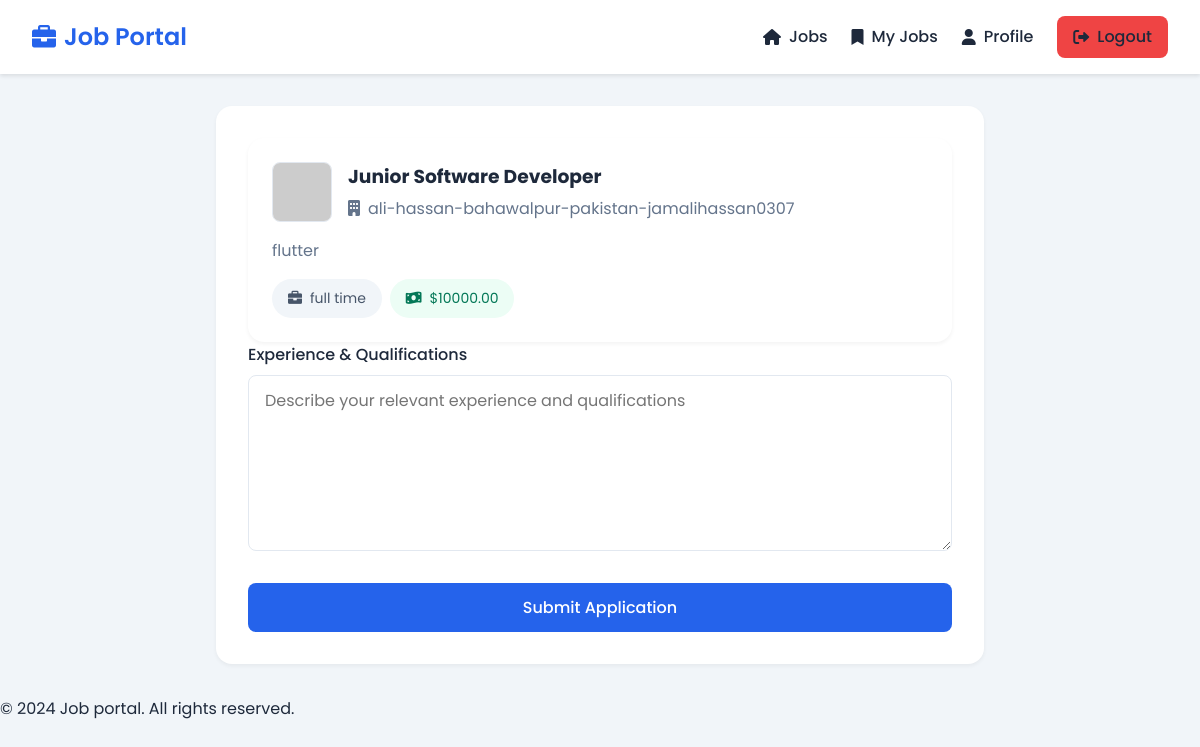
Screenshot of /apply-job/1/ (signed in) with the database file from the repository.
### myapp/models.py (models this page shows, shortened)
class Job(models.Model):
    title = models.CharField(max_length=100)
    description = models.TextField()
    company = models.CharField(max_length=100)
    logo = models.TextField(null=True, blank=True)
    jobType = models.CharField(max_length=50)
    salary = models.DecimalField(max_digits=10, decimal_places=2)
    createdAt = models.BigIntegerField()
    user = models.ForeignKey(User, on_delete=models.CASCADE)

### myapp/views.py (the view, shortened to what this page needs)
# urls.py: path('apply-job/<int:job_id>/', views.apply_job, name='apply_job'),
@login_required
def apply_job(request, job_id):
    job = get_object_or_404(Job, id=job_id)
    return render(request, 'apply_job.html', {'job': job})

### templates/apply_job.html (shortened to what this page needs)
{% extends 'base.html' %}
{% block content %}
<div class="container">
  <div class="profile-container">
    <div class="job-card">
      <div class="job-card-header">
        <div class="job-logo">
          <img src="{{ job.logo|default:'https://via.placeholder.com/60' }}"
               alt="{{ job.company }}"
               onerror="this.src='https://via.placeholder.com/60'">
        </div>
        <div class="job-title">
          <h3>{{ job.title }}</h3>
          <div class="job-company">
            <i class="fas fa-building"></i>
            {{ job.company }}
          </div>
        </div>
      </div>
      <div class="job-body">
        <p class="job-description">{{ job.description }}</p>
        <div class="job-meta">
          <div class="job-tags">
            <span class="job-tag">
              <i class="fas fa-briefcase"></i>
              {{ job.jobType }}
            </span>
            <span class="job-tag salary-tag">
              <i class="fas fa-money-bill-wave"></i>
              ${{ job.salary }}
            </span>
          </div>
        </div>
      </div>
    </div>
    <form method="POST" class="mt-4">
      <div class="form-group">
        <label for="experience">Experience & Qualifications</label>
        <textarea
          id="experience"
          name="experience"
          rows="6"
          placeholder="Describe your relevant experience and qualifications"
          required
        ></textarea>
      </div>
      <button type="submit" class="submit-btn">Submit Application</button>
    </form>
  </div>
</div>
{% endblock %}

### static/css/styles.css (style rules this page uses)
* { margin: 0; padding: 0; box-sizing: border-box; font-family: "Poppins", sans-serif; }
:root { --primary-color: #2563eb; --secondary-color: #1e40af; --background-color: #f1f5f9; --text-color: #1e293b; --gray-light: #e2e8f0; --white: #ffffff; }
body { background-color: var(--background-color); color: var(--text-color); line-height: 1.6; }
.form-group { margin-bottom: 1.5rem; }
.form-group label { display: block; margin-bottom: 0.5rem; color: var(--text-color); font-weight: 500; }
input, select, textarea { width: 100%; padding: 0.75rem 1rem; border: 1px solid var(--gray-light); border-radius: 0.5rem; font-size: 1rem; transition: border-color 0.3s; }
.submit-btn { width: 100%; padding: 0.75rem; background: var(--primary-color); color: var(--white); border: none; border-radius: 0.5rem; font-size: 1rem; font-weight: 500; cursor: pointer; transition: background-color 0.3s; }
.job-card { background: var(--white); border-radius: 1rem; padding: 1.5rem; box-shadow: 0 2px 4px rgba(0, 0, 0, 0.05); }
.job-card-header { display: flex; gap: 1rem; margin-bottom: 1rem; }
.job-logo { width: 60px; height: 60px; border-radius: 0.5rem; overflow: hidden; display: flex; align-items: center; justify-content: center; background: var(--white); border: 1px solid var(--gray-light); }
.job-logo img { width: 100%; height: 100%; object-fit: contain; }
.job-title h3 { margin-bottom: 0.25rem; color: var(--text-color); }
.job-company { color: #64748b; display: flex; align-items: center; gap: 0.5rem; }
.job-description { color: #64748b; margin-bottom: 1rem; display: -webkit-box; -webkit-line-clamp: 3; -webkit-box-orient: vertical; overflow: hidden; }
.job-meta { margin-top: 1rem; }
.job-tags { display: flex; gap: 0.5rem; flex-wrap: wrap; }
.job-tag { background: #f1f5f9; color: #475569; padding: 0.5rem 1rem; border-radius: 2rem; font-size: 0.875rem; display: flex; align-items: center; gap: 0.5rem; }
.salary-tag { background: #ecfdf5; color: #047857; }
.container { max-width: 800px; margin: 2rem auto; padding: 0 1rem; }
.profile-container { background: var(--white); border-radius: 1rem; padding: 2rem; box-shadow: 0 2px 4px rgba(0, 0, 0, 0.05); }

### rows the page displays
Job: title "Junior Software Developer", company "ali-hassan-bahawalpur-pakistan-jamalihassan0307", description "flutter", jobType "full time", salary "10000.00"
